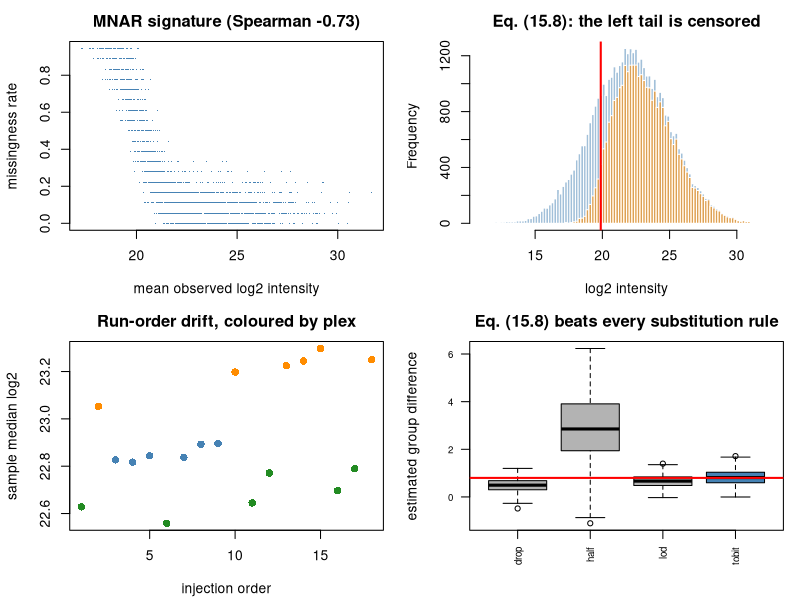

Write R code to recreate this figure.
## ---- chunk 1
MODULE_NAME <- "25_proteomics_missing_values"
OUT <- file.path(Sys.getenv("STATS_OUT", unset = "results"), MODULE_NAME)
dir.create(OUT, recursive = TRUE, showWarnings = FALSE)
header <- function(txt) cat("\n", strrep("=", 72), "\n", txt, "\n",
                            strrep("=", 72), "\n", sep = "")
## ---- chunk 2
header("1. Peptide intensities with plex effects and run-order drift")
simulate_proteomics <- function(n_proteins = 600, n_per_group = 9,
                                peptides_per_protein = 4, n_de = 100, effect = 0.9) {
  n <- 2*n_per_group
  cond <- factor(rep(c("ctrl", "case"), each = n_per_group), levels = c("ctrl","case"))
  plex <- factor(sprintf("plex%d", (seq_len(n) - 1) %% 3 + 1))   # BALANCED design
  run_order <- sample(n)
  prot_ab <- rnorm(n_proteins, 22, 2.3)
  true_eff <- numeric(n_proteins)
  de <- sample(n_proteins, n_de); true_eff[de] <- rnorm(n_de, 0, effect)
  plex_shift <- c(plex1 = 0, plex2 = 0.45, plex3 = -0.30)
  drift <- 0.02*(run_order - mean(run_order))
  rows <- list(); pep_meta <- list()
  for (p in seq_len(n_proteins)) {
    pep_off <- rnorm(peptides_per_protein, 0, 1.6)   # ionisation efficiency
    for (k in seq_len(peptides_per_protein)) {
      rows[[length(rows)+1]] <- prot_ab[p] + pep_off[k] +
        true_eff[p]*(cond == "case") + plex_shift[as.character(plex)] + drift +
        rnorm(n, 0, 0.35)
      pep_meta[[length(pep_meta)+1]] <-
        data.frame(protein = sprintf("P%04d", p), peptide = sprintf("P%04d_%d", p, k))
    }
  }
  Y <- do.call(rbind, rows)
  pm <- do.call(rbind, pep_meta)
  dimnames(Y) <- list(pm$peptide, sprintf("S%02d", seq_len(n)))
  ## MISSINGNESS: an explicit MIXTURE.
  lod_center <- quantile(Y, 0.22)
  p_mnar <- 1/(1 + exp((Y - lod_center)/0.55))      # abundance-dependent (MNAR)
  missing <- (matrix(runif(length(Y)), nrow(Y)) < p_mnar) |
    (matrix(runif(length(Y)), nrow(Y)) < 0.08)      # flat MAR component
  Yobs <- Y; Yobs[missing] <- NA
  list(Yobs = Yobs, Ytrue = Y, pep_meta = pm, lod = lod_center,
       smeta = data.frame(condition = cond, plex = plex, run_order = run_order,
                          row.names = colnames(Y)),
       truth = data.frame(true_eff = true_eff, is_de = true_eff != 0,
                          row.names = sprintf("P%04d", seq_len(n_proteins))))
}
set.seed(3501)
sim <- simulate_proteomics()
Yobs <- sim$Yobs; smeta <- sim$smeta; truth <- sim$truth; pep_meta <- sim$pep_meta
cat(sprintf("  %d peptides (%d proteins) x %d samples\n", nrow(Yobs), nrow(truth),
            ncol(Yobs)))
cat(sprintf("  overall missingness: %.1f%%\n", 100*mean(is.na(Yobs))))
cat(sprintf("  missingness per sample: %.1f%% - %.1f%%\n",
            100*min(colMeans(is.na(Yobs))), 100*max(colMeans(is.na(Yobs)))))
print(table(smeta$plex, smeta$condition))
cat("\n  Plexes are BALANCED across conditions - the design of Module 19.\n")
## ---- chunk 3
header("2. Missingness vs abundance: the MNAR signature (Topic 15)")
miss_rate <- rowMeans(is.na(Yobs))
mean_obs <- rowMeans(Yobs, na.rm = TRUE)
ok <- is.finite(mean_obs)
sp <- cor(mean_obs[ok], miss_rate[ok], method = "spearman")
cat(sprintf("  Spearman(mean observed intensity, missingness rate) = %+.3f\n", sp))
qs <- cut(mean_obs[ok], quantile(mean_obs[ok], 0:5/5), include.lowest = TRUE,
          labels = paste0("Q", 1:5))
cat(sprintf("\n  %-24s%18s%21s\n", "abundance quintile", "mean missingness",
            "mean observed log2"))
for (lv in levels(qs))
  cat(sprintf("  %-24s%18.3f%21.2f\n", lv, mean(miss_rate[ok][qs == lv]),
              mean(mean_obs[ok][qs == lv])))
cat("\n  A strong NEGATIVE relationship is the signature of abundance-dependent\n")
cat("  (MNAR / left-censored) missingness. A flat cloud would indicate MAR.\n")
ctrl <- smeta$condition == "ctrl"; case <- smeta$condition == "case"
miss_c <- rowMeans(is.na(Yobs[, ctrl])); miss_s <- rowMeans(is.na(Yobs[, case]))
mnar_like <- (miss_c > 0.7 & miss_s < 0.3) | (miss_s > 0.7 & miss_c < 0.3)
cat(sprintf("\n  peptides missing systematically in ONE condition (MNAR-like): %d\n",
            sum(mnar_like)))
cat(sprintf("  peptides with sporadic gaps (MAR-like)                     : %d\n",
            sum(!mnar_like & miss_rate > 0 & miss_rate < 0.6)))
cat("  These two classes need DIFFERENT treatment (Topic 25).\n")
## ---- chunk 4
header("3. Median normalisation and drift correction (25.2)")
median_normalise <- function(Y) {                                # eq. (25.2)
  cm <- apply(Y, 2, median, na.rm = TRUE)
  sweep(Y, 2, cm) + median(cm)
}
Ynorm <- median_normalise(Yobs)
cat(sprintf("  %-8s%15s%14s%8s%11s\n", "sample", "median before", "median after",
            "plex", "run order"))
for (s_ in colnames(Yobs)[1:6])
  cat(sprintf("  %-8s%15.3f%14.3f%8s%11d\n", s_,
              median(Yobs[, s_], na.rm = TRUE),
              median(Ynorm[, s_], na.rm = TRUE),
              smeta[s_, "plex"], smeta[s_, "run_order"]))
before <- cor(smeta$run_order, apply(Yobs, 2, median, na.rm = TRUE),
              method = "spearman")
cat(sprintf("\n  Spearman(run order, sample median) BEFORE: %+.3f\n", before))
cat("  Spearman(run order, sample median) AFTER : undefined\n")
cat("
  That second line is not a bug, and it is worth understanding. Median
  normalisation subtracts each column's median and adds one common constant,
  so after it every sample median is IDENTICAL by construction. A correlation
  against a constant has zero variance in one argument and is undefined.

  The trap is to read that as \"the drift is gone\". It is not gone; this
  particular diagnostic has simply been blinded to it. Median normalisation
  removes a GLOBAL shift per sample. Drift that pushes different features by
  different amounts survives untouched, and a per-feature check still sees
  it:\n")
## ---- chunk 5
drift_fraction <- function(Y) {
  ro <- smeta$run_order
  hits <- 0
  for (i in seq_len(nrow(Y))) {
    v <- as.numeric(Y[i, ]); ok <- is.finite(v)
    if (sum(ok) < 8) next
    if (suppressWarnings(cor.test(ro[ok], v[ok],
                                  method = "spearman"))$p.value < 0.05)
      hits <- hits + 1
  }
  hits / nrow(Y)
}
cat(sprintf("    features correlated with run order, before: %.1f%%\n",
            100 * drift_fraction(Yobs)))
cat(sprintf("    features correlated with run order, after : %.1f%%\n",
            100 * drift_fraction(Ynorm)))
cat("
  Always plot intensity against INJECTION ORDER before and after, per feature
  and not just per sample. With pooled QC samples injected throughout the run,
  fit a LOESS curve per feature against run order and subtract it, which is
  the metabolomics standard.\n")
## ---- chunk 6
header("4. Median polish vs summing (25.3)")
median_polish <- function(mat, n_iter = 12) {
  ## Tukey's median polish: additive peptide (row) + sample (column) effects.
  m <- mat; overall <- 0
  row_eff <- numeric(nrow(m)); col_eff <- numeric(ncol(m))
  for (it in seq_len(n_iter)) {
    rmed <- apply(m, 1, median, na.rm = TRUE); rmed[!is.finite(rmed)] <- 0
    m <- m - rmed; row_eff <- row_eff + rmed
    d <- median(row_eff); row_eff <- row_eff - d; overall <- overall + d
    cmed <- apply(m, 2, median, na.rm = TRUE); cmed[!is.finite(cmed)] <- 0
    m <- sweep(m, 2, cmed); col_eff <- col_eff + cmed
    d <- median(col_eff); col_eff <- col_eff - d; overall <- overall + d
  }
  overall + col_eff
}
summarise_proteins <- function(Y, pep_meta, method = "median_polish") {
  prots <- unique(pep_meta$protein)
  out <- t(sapply(prots, function(pr) {
    ## Intersect: some peptides may have been dropped upstream.
    present <- intersect(pep_meta$peptide[pep_meta$protein == pr], rownames(Y))
    if (!length(present)) return(rep(NA_real_, ncol(Y)))
    sub <- Y[present,, drop = FALSE]
    if (all(is.na(sub))) return(rep(NA_real_, ncol(Y)))
    if (method == "median_polish") median_polish(sub)
    else { lin <- colSums(2^sub, na.rm = TRUE); log2(ifelse(lin > 0, lin, NA)) }
  }))
  colnames(out) <- colnames(Y); out
}
prot_mp <- summarise_proteins(Ynorm, pep_meta, "median_polish")
prot_sum <- summarise_proteins(Ynorm, pep_meta, "sum")
n_obs_pep <- tapply(rowSums(!is.na(Ynorm)), pep_meta$protein, sum)
cat("  Correlation between the summarised value and the NUMBER OF OBSERVED\n")
cat("  PEPTIDES (a pure artefact - it should be near zero):\n")
for (row_ in list(list("median polish (25.3)", prot_mp), list("sum of intensities", prot_sum))) {
  v <- rowMeans(row_[[2]], na.rm = TRUE)
  common <- intersect(names(v), names(n_obs_pep))
  m <- is.finite(v[common]) & is.finite(n_obs_pep[common])
  cat(sprintf("    %-24s Spearman = %+.3f\n", row_[[1]],
              cor(n_obs_pep[common][m], v[common][m], method = "spearman")))
}
cat("\n  Summing intensities confounds 'how much protein' with 'how many\n")
cat("  peptides happened to be identified'. Median polish estimates an additive\n")
cat("  peptide effect and is robust to individual peptides dropping out.\n")
## ---- chunk 7
header("5. MNAR vs MAR imputation (Topic 15, eq. 15.8)")
impute_mnar <- function(Y, shift = 1.8, width = 0.3) {
  ## A column with fewer than two observed values has no usable sd, and a
  ## subset of rows (as impute_mixed passes) can easily produce one. Falling
  ## back to the matrix-wide spread keeps every cell imputed; leaving it NA
  ## would silently drop the protein from the comparison below.
  g_sd <- sd(Y, na.rm = TRUE)
  g_mu <- mean(Y, na.rm = TRUE)
  if (!is.finite(g_sd) || g_sd == 0) g_sd <- 1
  if (!is.finite(g_mu)) g_mu <- 0
  apply(Y, 2, function(col) {
    s <- sd(col, na.rm = TRUE); if (!is.finite(s) || s == 0) s <- g_sd
    m <- mean(col, na.rm = TRUE); if (!is.finite(m)) m <- g_mu
    n_miss <- sum(is.na(col))
    if (n_miss) col[is.na(col)] <- rnorm(n_miss, m - shift*s, width*s)
    col
  })
}
impute_mar_knn <- function(Y, k = 6) {
  ## Simple kNN over PEPTIDES: borrow from the k most similar complete rows.
  Yc <- Y; rm_ <- rowMeans(Y, na.rm = TRUE)
  complete <- which(rowSums(is.na(Y)) == 0)
  if (!length(complete)) { Yc[is.na(Yc)] <- rep(rm_, ncol(Y))[is.na(Yc)]; return(Yc) }
  for (i in which(rowSums(is.na(Y)) > 0)) {
    obs <- !is.na(Y[i, ])
    if (!any(obs)) { Yc[i, ] <- rm_[i]; next }
    d <- colSums((t(Y[complete, obs, drop = FALSE]) - Y[i, obs])^2)
    nb <- complete[order(d)[1:min(k, length(complete))]]
    Yc[i, !obs] <- colMeans(Y[nb, !obs, drop = FALSE], na.rm = TRUE)
  }
  Yc[is.na(Yc)] <- mean(Y, na.rm = TRUE)
  Yc
}
impute_mixed <- function(Y, mnar_mask) {
  out <- Y
  if (any(mnar_mask)) out[mnar_mask, ] <- impute_mnar(Y[mnar_mask,, drop = FALSE])
  if (any(!mnar_mask)) out[!mnar_mask, ] <- impute_mar_knn(Y[!mnar_mask,, drop = FALSE])
  out
}
test_proteins <- function(P, label, min_obs = 6) {
  keep <- rowSums(!is.na(P)) >= min_obs
  P <- P[keep,, drop = FALSE]
  res <- t(sapply(rownames(P), function(pr) {
    d <- smeta; d$y <- P[pr, ]
    d <- d[!is.na(d$y), ]
    if (nlevels(droplevels(d$condition)) < 2 || nrow(d) < min_obs) return(c(NA, 1))
    f <- try(suppressWarnings(lm(y ~ condition + plex, data = d)), silent = TRUE)
    if (inherits(f, "try-error")) return(c(NA, 1))
    ## summary() warns on a perfect fit; the NaN p-value it produces is
    ## handled explicitly below, so the warning adds nothing.
    cs <- suppressWarnings(coef(summary(f)))
    key <- grep("^condition", rownames(cs), value = TRUE)[1]
    if (is.na(key) || !(key %in% rownames(cs))) return(c(NA, 1))
    est <- cs[key, 1]; pv <- cs[key, 4]
    ## A perfectly-fitting model (zero residual df after dropping NAs) yields
    ## NaN p-values. Treat those as uninformative rather than letting NA
    ## propagate silently into the counts.
    c(est, if (is.finite(pv)) pv else 1)
  }))
  q <- p.adjust(res[, 2], "BH")
  t0 <- truth[rownames(P), ]
  rej <- q < 0.05
  cat(sprintf("  %-40s%8d%7d%6d%6d%9.2f%8.3f\n", label, nrow(P), sum(rej),
              sum(rej & t0$is_de), sum(rej & !t0$is_de),
              sum(rej & t0$is_de)/sum(truth$is_de), sum(rej & !t0$is_de)/max(sum(rej),1)))
}
set.seed(3502)
pep_mnar <- mnar_like[rownames(Ynorm)]
pep_mnar[is.na(pep_mnar)] <- FALSE
cat(sprintf("  peptides routed to MNAR imputation: %d\n", sum(pep_mnar)))
cat(sprintf("  peptides routed to MAR imputation : %d\n",
            sum(rowSums(is.na(Ynorm)) > 0 & !pep_mnar)))
cat(sprintf("\n  %-40s%8s%7s%6s%6s%9s%8s\n", "strategy (applied to PEPTIDES)",
            "tested", "rej", "TP", "FP", "sens", "FDP"))
test_proteins(summarise_proteins(Ynorm, pep_meta), "no imputation (median polish handles NA)")
test_proteins(summarise_proteins(impute_mnar(Ynorm), pep_meta),
              "ALL peptides MNAR-imputed (down-shift)")
test_proteins(summarise_proteins(impute_mar_knn(Ynorm), pep_meta),
              "ALL peptides MAR-imputed (kNN)")
test_proteins(summarise_proteins(impute_mixed(Ynorm, pep_mnar), pep_meta),
              "MIXED: route each peptide by mechanism")
cat("\n  READ THIS TABLE CAREFULLY - it does not say what most tutorials say.\n")
cat("\n  1. NOT IMPUTING does well. Median polish estimates an additive peptide\n")
cat("     effect from whatever peptides ARE observed, and the linear model\n")
cat("     drops missing samples. Neither step needs a filled-in value, so\n")
cat("     nothing has to be invented. Modern guidance increasingly agrees:\n")
cat("     prefer methods that TOLERATE missingness over imputing.\n")
cat("  2. Down-shifting EVERYTHING gives every sporadically-missing peptide a\n")
cat("     value ~1.8 SD below the mean regardless of WHY it was missing.\n")
cat("  3. Check how many features each branch of a MIXED strategy received -\n")
cat("     when almost nothing is classified MNAR it reduces to the MAR branch.\n")
cat("  4. The 'tested' column differs between rows: imputation changes WHICH\n")
cat("     proteins are analysable, so the FDPs are not on equal footing.\n")
## ---- chunk 8
header("6. Treating the LOD as censoring (15.8)")
tobit_group <- function(y_obs, censored, lod, group) {
  n_cen <- sum(censored)
  nll <- function(par) {
    mu <- par[1] + par[2]*group; s <- exp(par[3])
    ll <- 0
    if (any(!censored)) ll <- ll + sum(dnorm(y_obs[!censored], mu[!censored], s, log = TRUE))
    if (n_cen) ll <- ll + sum(pnorm((lod - mu[censored])/s, log.p = TRUE))
    -ll
  }
  st <- c(mean(y_obs[!censored]), 0, log(max(sd(y_obs[!censored]), 0.1)))
  optim(st, nll, method = "Nelder-Mead", control = list(maxit = 3000))$par[2]
}
set.seed(3503)
TRUE_DELTA <- 0.8; N <- 40; lod <- 21
res <- t(replicate(250, {
  g <- rep(0:1, each = N/2)
  z <- rnorm(N, 21.5 + TRUE_DELTA*g, 1)
  cen <- z < lod
  yh <- ifelse(cen, lod/2, z); yl <- ifelse(cen, lod, z)
  zd <- z; zd[cen] <- NA
  c(drop = mean(zd[g==1], na.rm=TRUE) - mean(zd[g==0], na.rm=TRUE),
    half = mean(yh[g==1]) - mean(yh[g==0]),
    lod = mean(yl[g==1]) - mean(yl[g==0]),
    tobit = tobit_group(ifelse(cen, lod, z), cen, lod, g))
}))
cat(sprintf("  TRUE group difference = %.1f; ~%.0f%% censored\n\n", TRUE_DELTA,
            100*mean(rnorm(1e4, 21.5, 1) < lod)))
cat(sprintf("  %-32s%15s%9s%9s\n", "strategy", "mean estimate", "bias", "SD"))
for (nm in c("drop","half","lod","tobit"))
  cat(sprintf("  %-32s%15.4f%9.4f%9.4f\n",
              c(drop="drop censored values", half="substitute LOD/2",
                lod="substitute LOD", tobit="censored MLE (15.8)")[nm],
              mean(res[, nm]), mean(res[, nm]) - TRUE_DELTA, sd(res[, nm])))
cat("\n  Every substitution rule is biased. The censored likelihood USES the\n")
cat("  information that the value was BELOW the limit, which is real data.\n")
## ---- chunk 9
png(file.path(OUT, "proteomics.png"), width = 1100, height = 800, res = 110)
par(mfrow = c(2, 2), mar = c(4.2, 4.2, 2.5, 1))
plot(mean_obs[ok], miss_rate[ok], pch = ".", col = "steelblue",
     xlab = "mean observed log2 intensity", ylab = "missingness rate",
     main = sprintf("MNAR signature (Spearman %+.2f)", sp))
hist(sim$Ytrue, breaks = 80, col = adjustcolor("steelblue", 0.5), border = "white",
     main = "Eq. (15.8): the left tail is censored", xlab = "log2 intensity")
hist(Yobs[!is.na(Yobs)], breaks = 80, col = adjustcolor("darkorange", 0.6),
     border = "white", add = TRUE)
abline(v = sim$lod, col = "red", lwd = 2)
plot(smeta$run_order, apply(Yobs, 2, median, na.rm = TRUE), pch = 16, cex = 1.2,
     col = c("steelblue","darkorange","forestgreen")[smeta$plex],
     xlab = "injection order", ylab = "sample median log2",
     main = "Run-order drift, coloured by plex")
boxplot(res, col = c("grey70","grey70","grey70","steelblue"), las = 2,
        main = "Eq. (15.8) beats every substitution rule",
        ylab = "estimated group difference", cex.axis = 0.7)
abline(h = TRUE_DELTA, col = "red", lwd = 2)
invisible(dev.off())
cat("\nFigure written to", file.path(OUT, "proteomics.png"), "\n")
## ---- chunk 10

## ---- chunk 11

## ---- chunk 12
# P <- summarise_proteins(impute_mixed(Ynorm, pep_mnar), pep_meta)
# for (form in c("y ~ condition", "y ~ condition + plex")) {
#   res_ <- sapply(rownames(P), function(pr) {
#     d <- smeta; d$y <- P[pr, ]; d <- d[!is.na(d$y), ]
#     f <- try(lm(as.formula(form), data = d), silent = TRUE)
#     if (inherits(f, "try-error")) return(1)
#     cs <- coef(summary(f)); cs[grep("^condition", rownames(cs))[1], 4]
#   })
#   q <- p.adjust(res_, "BH"); t0 <- truth[rownames(P), ]
#   cat(sprintf("  %-26s rej=%4d TP=%4d FDP=%.3f\n", form, sum(q < 0.05),
#               sum(q < 0.05 & t0$is_de),
#               sum(q < 0.05 & !t0$is_de)/max(sum(q < 0.05), 1)))
# }
# ## Blocking on plex removes the plex offsets from the residual - free power
# ## from a term the design already provides.
#
# smeta_bad <- smeta
# smeta_bad$plex <- factor(ifelse(smeta_bad$condition == "ctrl", "plex1", "plex2"))
# Xd <- model.matrix(~ condition + plex, data = smeta_bad)
# cat(sprintf("  confounded design: %d columns, rank %d -> condition and plex ALIASED\n",
#             ncol(Xd), qr(Xd)$rank))
# ## No software can separate them (eq. 19.3). Design plexes BALANCED, and
# ## include a common reference channel in every plex.
## ---- chunk 13

## ---- chunk 14

## ---- chunk 15
# cat(sprintf("  %18s%11s%6s%6s%8s\n", "down-shift (SDs)", "rejected", "TP", "FP", "FDP"))
# for (sh in c(0, 0.8, 1.8, 3.0)) {
#   set.seed(2)
#   P <- summarise_proteins(impute_mnar(Ynorm, shift = sh), pep_meta)
#   res_ <- sapply(rownames(P), function(pr) {
#     d <- smeta; d$y <- P[pr, ]; d <- d[!is.na(d$y), ]
#     f <- try(lm(y ~ condition + plex, data = d), silent = TRUE)
#     if (inherits(f, "try-error")) return(1)
#     cs <- coef(summary(f)); cs[grep("^condition", rownames(cs))[1], 4]
#   })
#   q <- p.adjust(res_, "BH"); t0 <- truth[rownames(P), ]
#   cat(sprintf("  %18.1f%11d%6d%6d%8.3f\n", sh, sum(q < 0.05),
#               sum(q < 0.05 & t0$is_de), sum(q < 0.05 & !t0$is_de),
#               sum(q < 0.05 & !t0$is_de)/max(sum(q < 0.05), 1)))
# }
#
# ## The down-shift is an ASSUMPTION about how far below the limit the missing
# ## values sit, and it is UNTESTABLE from the observed data. If your conclusion
# ## changes across this range, say so - that IS the result (Module 34).
## ---- chunk 16

## ---- chunk 17

## ---- chunk 18
# n_obs <- rowSums(!is.na(prot_mp))
# set.seed(3)
# P <- summarise_proteins(impute_mnar(Ynorm), pep_meta)
# res_ <- sapply(rownames(P), function(pr) {
#   d <- smeta; d$y <- P[pr, ]; d <- d[!is.na(d$y), ]
#   f <- try(lm(y ~ condition + plex, data = d), silent = TRUE)
#   if (inherits(f, "try-error")) return(1)
#   cs <- coef(summary(f)); cs[grep("^condition", rownames(cs))[1], 4]
# })
# q <- p.adjust(res_, "BH")
# cat(sprintf("  %13s%10s%9s%16s\n", "observed in", "proteins", "called", "of which TRUE"))
# for (rg in list(c(0,4), c(5,9), c(10,14), c(15,18))) {
#   m <- n_obs[names(q)] >= rg[1] & n_obs[names(q)] <= rg[2]
#   called <- m & q < 0.05
#   cat(sprintf("  %13s%10d%9d%16d\n", sprintf("%d-%d samples", rg[1], rg[2]),
#               sum(m), sum(called), sum(called & truth[names(q), "is_de"])))
# }
#
# ## Proteins seen in a handful of samples generate "significant" calls whose
# ## effect is entirely determined by the IMPUTATION, not by measurement. Set a
# ## minimum-observation rule BEFORE testing (e.g. "observed in >= 70% of one
# ## condition") and report how many proteins it removed. A protein quantified
# ## in 3 of 18 samples is a QC finding, not a biological one.
